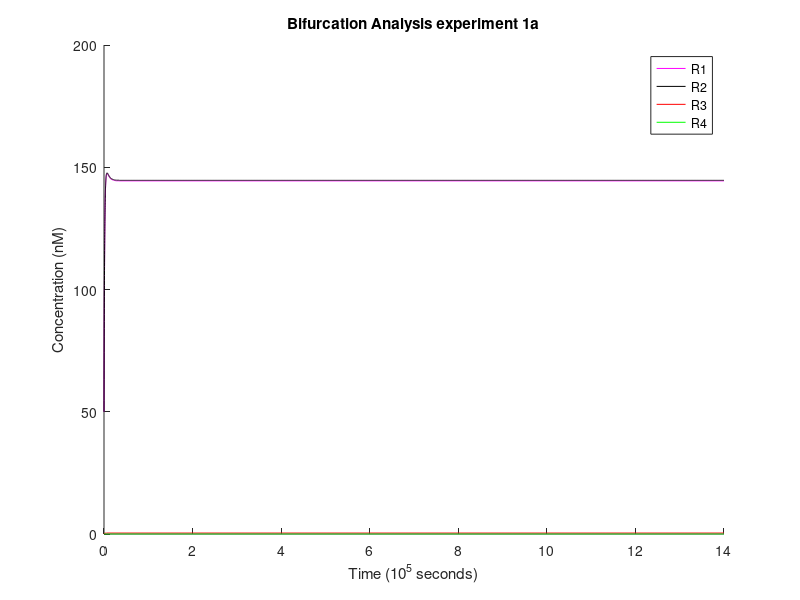
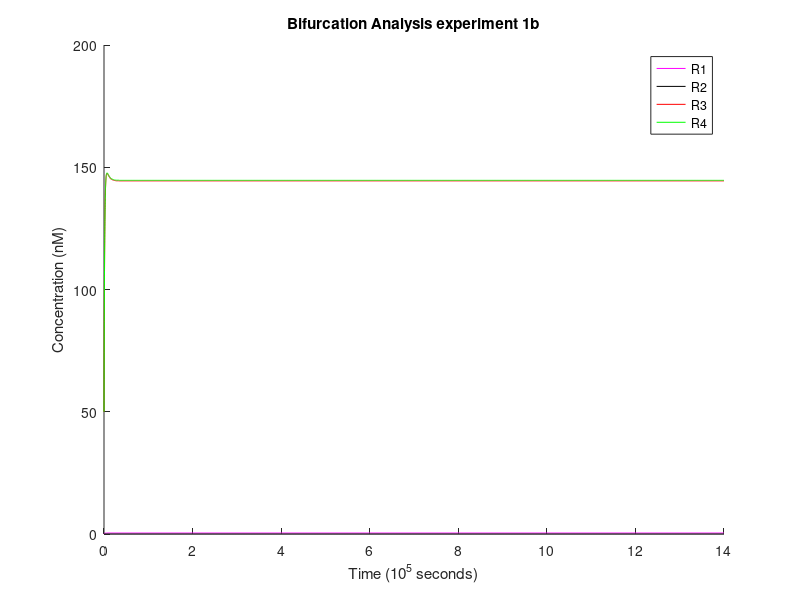
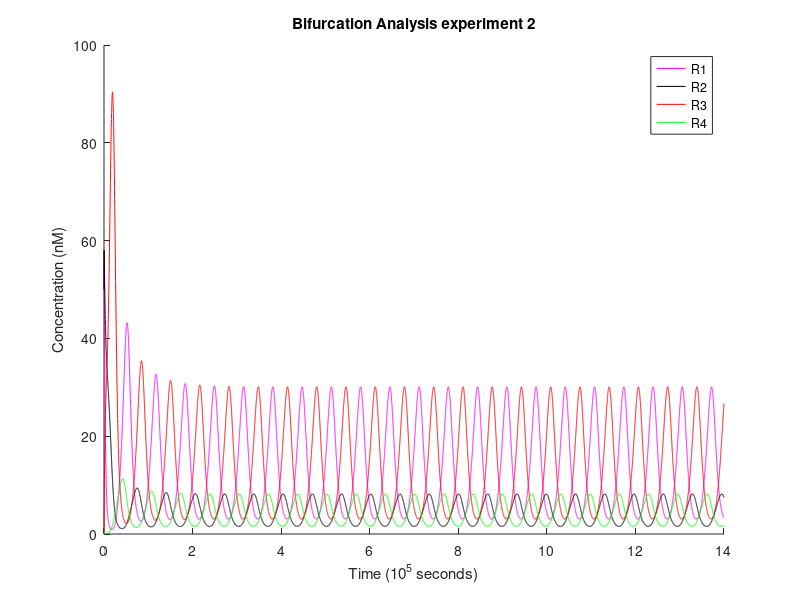
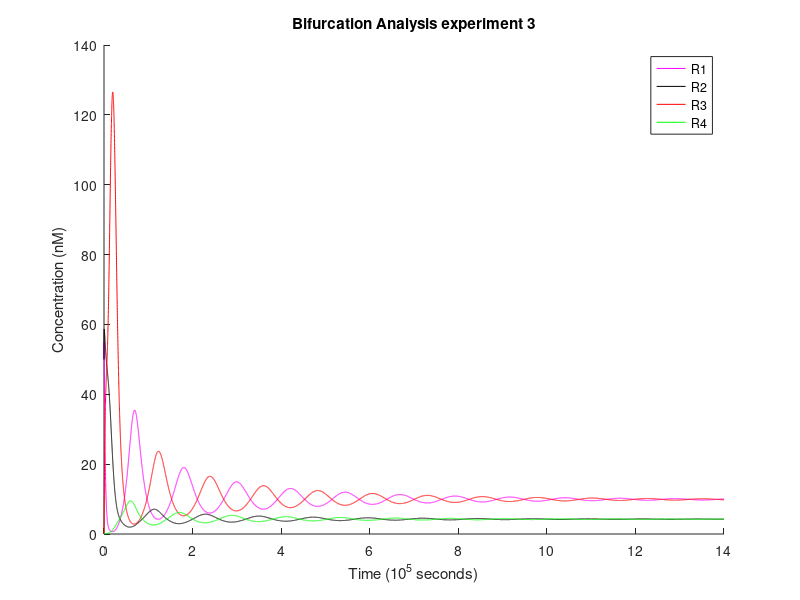

Recreate these plots in MATLAB, in order.
% ============================== OCTAVE SETUP ==================================
    clear;
    format long;


% ========================== MODEL REACTION RATES ==============================

    % translation rates (1/s)
    Kt_R1 = 6e-4;
    Kt_R2 = 6e-4;
    Kt_R3 = 6e-4;
    Kt_R4 = 6e-4;

    % mRNA degradation rates (1/s)
    Kd_mR1P1 = 2.5e-3;
    Kd_mR4P1 = 2.5e-3;
    Kd_mR2P2 = 2.5e-3;
    Kd_mR3P2 = 2.5e-3;
    Kd_mR1P3 = 2.5e-3;
    Kd_mR2P4 = 2.5e-3;
    Kd_mR3P5 = 2.5e-3;
    Kd_mR4P6 = 2.5e-3;

    % protein degradation rates (1/s)
    Kd_R1 = 4e-4;
    Kd_R2 = 4e-4;
    Kd_R3 = 4e-4;
    Kd_R4 = 4e-4;

    % maximum/unrepressed transcription rates (M/s)
    Kb_P1 = 4e-10;
    Kb_P2 = 4e-10;
    Kb_P3 = 4e-10;
    Kb_P4 = 4e-10;
    Kb_P5 = 4e-10;
    Kb_P6 = 4e-10;

    % basal/leakage transcription rates (M/s)
    Kc_P1 = 0;
    Kc_P2 = 0;
    Kc_P3 = 0;
    Kc_P4 = 0;
    Kc_P5 = 0;
    Kc_P6 = 0;

    % Hill coefficients (scalar)
    Na_P1 = 1.3;
    Na_P2 = 1.3;
    Nr_R2P1 = 1.3;
    Nr_R4P2 = 1.3;
    Nr_R3P3 = 1.3;
    Nr_R3P4 = 1.3;
    Nr_R4P4 = 1.3;
    Nr_R1P5 = 1.3;
    Nr_R1P6 = 1.3;
    Nr_R2P6 = 1.3;

    % Hill activation constants (M)
    Ka_P1 = 2e-8;
    Ka_P2 = 2e-8;

    % Hill repression constants (M)
    Kr_R2P1 = 6e-10;
    Kr_R4P2 = 6e-10;
    Kr_R3P3 = 6e-10;
    Kr_R3P4 = 6e-10;
    Kr_R4P4 = 6e-10;
    Kr_R1P5 = 6e-10;
    Kr_R1P6 = 6e-10;
    Kr_R2P6 = 6e-10;


% ============================ INPUT PARAMETERS ================================

    % time settings
    dt = 60;                     % 1 minute timesteps
    simulation = 0 : dt : 1.4e6; % simulation length control

    % input vector
    Is = zeros(1, length(simulation));

    % reaction initial conditions for each run
    names = {"1a", "1b", "2", "3", "4c_1", "4c_2"};
    multiI   = 1e-9 * [0.1, 0.1, 5 , 7.5, 10, 10]; % constant input concentration
    multiR12 = 1e-9 * [50 , 0  , 50, 50 , 50, 0 ];
    multiR34 = 1e-9 * [0  , 50 , 0 , 0  , 0 , 50];


% ================================ MULTISIM ====================================

    % precompute loop invariants and reduced coefficients
    a1 = Kt_R1 * Kb_P1 / Kd_mR1P1;
    a2 = Kt_R1 * Kb_P3 / Kd_mR1P3;
    b1 = Kt_R2 * Kb_P2 / Kd_mR2P2;
    b2 = Kt_R2 * Kb_P4 / Kd_mR2P4;
    c1 = Kt_R3 * Kb_P2 / Kd_mR3P2;
    c2 = Kt_R3 * Kb_P5 / Kd_mR3P5;
    d1 = Kt_R4 * Kb_P1 / Kd_mR4P1;
    d2 = Kt_R4 * Kb_P6 / Kd_mR4P6;
    Ka_P1 ^= Na_P1;
    Ka_P2 ^= Na_P2;
    Kr_R2P1 ^= Nr_R2P1;
    Kr_R4P2 ^= Nr_R4P2;
    Kr_R3P3 ^= Nr_R3P3;
    Kr_R3P4 ^= Nr_R3P4;
    Kr_R4P4 ^= Nr_R4P4;
    Kr_R1P5 ^= Nr_R1P5;
    Kr_R1P6 ^= Nr_R1P6;
    Kr_R2P6 ^= Nr_R2P6;

    % abstractions for activation & repression Hill-function
    % these consider K^n is being passed in already precomputed
    function y = Ha(X, n, Kn)
        Xn = X^n;
        y = Xn / (Kn + Xn);
    endfunction
    function y = Hr(X, n, Kn)
        y = 1 / (1 + (X^n / Kn));
    endfunction

    % for each set of parameters, make a simulation run and display its results
    for sim = 1 : length(multiI)

        % set initial state concentrations
        Is(:) = multiI(sim);
        R1 = multiR12(sim);
        R2 = multiR12(sim);
        R3 = multiR34(sim);
        R4 = multiR34(sim);

        % preallocate arrays to store concentrations over time
        R1s = zeros(1, length(simulation));
        R2s = zeros(1, length(simulation));
        R3s = zeros(1, length(simulation));
        R4s = zeros(1, length(simulation));

        % actual simulation
        for t = 1 : length(simulation)

            % store current state
            R1s(t) = R1;
            R2s(t) = R2;
            R3s(t) = R3;
            R4s(t) = R4;

            % common subexpression optimization (used below)
            activationP1 = Ha(Is(t), Na_P1, Ka_P1);
            repressionP1 = Hr(R2, Nr_R2P1, Kr_R2P1);
            activationP2 = Ha(Is(t), Na_P2, Ka_P2);
            repressionP2 = Hr(R4, Nr_R4P2, Kr_R4P2);

            % compute variation
            dR1dt = Kc_P1+Kc_P3 + a1*activationP1*repressionP1 + a2*Hr(R3, Nr_R3P3, Kr_R3P3) - Kd_R1*R1;
            dR2dt = Kc_P2+Kc_P4 + b1*activationP2*repressionP2 + b2*Hr(R3, Nr_R3P4, Kr_R3P4)*Hr(R4, Nr_R4P4, Kr_R4P4) - Kd_R2*R2;
            dR3dt = Kc_P2+Kc_P5 + c1*activationP2*repressionP2 + c2*Hr(R1, Nr_R1P5, Kr_R1P5) - Kd_R3*R3;
            dR4dt = Kc_P1+Kc_P6 + d1*activationP1*repressionP1 + d2*Hr(R1, Nr_R1P6, Kr_R1P6)*Hr(R2, Nr_R2P6, Kr_R2P6) - Kd_R4*R4;

            % apply state changes
            R1 += dR1dt * dt;
            R2 += dR2dt * dt;
            R3 += dR3dt * dt;
            R4 += dR4dt * dt;

        endfor

        figure; % plot each graphic separately
        hold on;

        % scale data for easier visualization
        timescale = 1e5;
        quantscale = 1e-9;
        x = simulation / timescale;
        yR1 = R1s / quantscale;
        yR2 = R2s / quantscale;
        yR3 = R3s / quantscale;
        yR4 = R4s / quantscale;

        % plot results
        plot(x,yR1,'-m;R1;', x,yR2,'-k;R2;', x,yR3,'-r;R3;', x,yR4,'-g;R4;');
        xlabel("Time (10^5 seconds)");
        ylabel("Concentration (nM)");
        title(cstrcat("Bifurcation Analysis experiment ", names{sim})); %, " (Reduced Model)"));

        hold off;
        names{sim}
        maxR1 = max(yR1(6e5/dt:end))
        maxR4 = max(yR4(6e5/dt:end))
        print(strcat('bifurcation-', names{sim}, '-qssa.pdf')); % put in the folder the script is run from

    endfor
